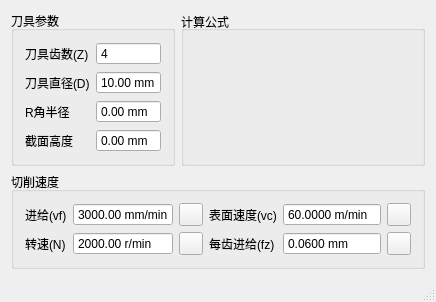
<?xml version="1.0" encoding="UTF-8"?>
<ui version="4.0">
 <class>MainWindowClass</class>
 <widget class="QMainWindow" name="MainWindowClass">
  <property name="geometry">
   <rect>
    <x>0</x>
    <y>0</y>
    <width>422</width>
    <height>258</height>
   </rect>
  </property>
  <property name="windowTitle">
   <string>切削速度计算器</string>
  </property>
  <widget class="QWidget" name="centralWidget">
   <layout class="QGridLayout" name="gridLayout_3">
    <item row="0" column="0">
     <widget class="QGroupBox" name="groupBox">
      <property name="sizePolicy">
       <sizepolicy hsizetype="Fixed" vsizetype="Preferred">
        <horstretch>0</horstretch>
        <verstretch>0</verstretch>
       </sizepolicy>
      </property>
      <property name="title">
       <string>刀具参数</string>
      </property>
      <layout class="QGridLayout" name="gridLayout">
       <item row="1" column="0">
        <widget class="QLabel" name="label_2">
         <property name="text">
          <string>刀具直径(D)</string>
         </property>
        </widget>
       </item>
       <item row="1" column="1">
        <widget class="QDoubleSpinBox" name="diameter">
         <property name="sizePolicy">
          <sizepolicy hsizetype="Expanding" vsizetype="Fixed">
           <horstretch>0</horstretch>
           <verstretch>0</verstretch>
          </sizepolicy>
         </property>
         <property name="buttonSymbols">
          <enum>QAbstractSpinBox::NoButtons</enum>
         </property>
         <property name="suffix">
          <string> mm</string>
         </property>
         <property name="value">
          <double>10.000000000000000</double>
         </property>
        </widget>
       </item>
       <item row="2" column="1">
        <widget class="QDoubleSpinBox" name="radius">
         <property name="sizePolicy">
          <sizepolicy hsizetype="Expanding" vsizetype="Fixed">
           <horstretch>0</horstretch>
           <verstretch>0</verstretch>
          </sizepolicy>
         </property>
         <property name="toolTip">
          <string>环形刀(牛鼻刀)底部R角半径</string>
         </property>
         <property name="frame">
          <bool>true</bool>
         </property>
         <property name="buttonSymbols">
          <enum>QAbstractSpinBox::NoButtons</enum>
         </property>
         <property name="suffix">
          <string> mm</string>
         </property>
        </widget>
       </item>
       <item row="0" column="0">
        <widget class="QLabel" name="label">
         <property name="text">
          <string>刀具齿数(Z)</string>
         </property>
        </widget>
       </item>
       <item row="0" column="1">
        <widget class="QSpinBox" name="toothNum">
         <property name="toolTip">
          <string/>
         </property>
         <property name="buttonSymbols">
          <enum>QAbstractSpinBox::NoButtons</enum>
         </property>
         <property name="minimum">
          <number>1</number>
         </property>
         <property name="maximum">
          <number>7</number>
         </property>
         <property name="value">
          <number>4</number>
         </property>
        </widget>
       </item>
       <item row="2" column="0">
        <widget class="QLabel" name="label_7">
         <property name="text">
          <string>R角半径</string>
         </property>
        </widget>
       </item>
       <item row="3" column="0">
        <widget class="QLabel" name="label_8">
         <property name="text">
          <string>截面高度</string>
         </property>
        </widget>
       </item>
       <item row="3" column="1">
        <widget class="QDoubleSpinBox" name="height">
         <property name="sizePolicy">
          <sizepolicy hsizetype="Expanding" vsizetype="Fixed">
           <horstretch>0</horstretch>
           <verstretch>0</verstretch>
          </sizepolicy>
         </property>
         <property name="toolTip">
          <string>要求解切削速度的横截面距离底部的高度</string>
         </property>
         <property name="buttonSymbols">
          <enum>QAbstractSpinBox::NoButtons</enum>
         </property>
         <property name="suffix">
          <string> mm</string>
         </property>
        </widget>
       </item>
      </layout>
     </widget>
    </item>
    <item row="0" column="1">
     <widget class="QGroupBox" name="groupBox_3">
      <property name="title">
       <string>计算公式</string>
      </property>
      <property name="alignment">
       <set>Qt::AlignLeading|Qt::AlignLeft|Qt::AlignVCenter</set>
      </property>
      <layout class="QVBoxLayout" name="verticalLayout">
       <property name="spacing">
        <number>0</number>
       </property>
       <property name="leftMargin">
        <number>9</number>
       </property>
       <property name="topMargin">
        <number>3</number>
       </property>
       <property name="rightMargin">
        <number>9</number>
       </property>
       <property name="bottomMargin">
        <number>3</number>
       </property>
       <item>
        <widget class="QLabel" name="labelFomula">
         <property name="sizePolicy">
          <sizepolicy hsizetype="Minimum" vsizetype="Minimum">
           <horstretch>0</horstretch>
           <verstretch>0</verstretch>
          </sizepolicy>
         </property>
         <property name="minimumSize">
          <size>
           <width>220</width>
           <height>58</height>
          </size>
         </property>
         <property name="text">
          <string/>
         </property>
         <property name="alignment">
          <set>Qt::AlignCenter</set>
         </property>
        </widget>
       </item>
      </layout>
     </widget>
    </item>
    <item row="1" column="0" colspan="2">
     <widget class="QGroupBox" name="groupBox_2">
      <property name="sizePolicy">
       <sizepolicy hsizetype="Preferred" vsizetype="Maximum">
        <horstretch>0</horstretch>
        <verstretch>0</verstretch>
       </sizepolicy>
      </property>
      <property name="title">
       <string>切削速度</string>
      </property>
      <layout class="QGridLayout" name="gridLayout_2">
       <item row="0" column="0">
        <widget class="QLabel" name="label_3">
         <property name="text">
          <string>进给(vf)</string>
         </property>
        </widget>
       </item>
       <item row="0" column="1">
        <widget class="QDoubleSpinBox" name="feed">
         <property name="sizePolicy">
          <sizepolicy hsizetype="Expanding" vsizetype="Fixed">
           <horstretch>0</horstretch>
           <verstretch>0</verstretch>
          </sizepolicy>
         </property>
         <property name="buttonSymbols">
          <enum>QAbstractSpinBox::NoButtons</enum>
         </property>
         <property name="prefix">
          <string/>
         </property>
         <property name="suffix">
          <string> mm/min</string>
         </property>
         <property name="minimum">
          <double>1.000000000000000</double>
         </property>
         <property name="maximum">
          <double>99999.000000000000000</double>
         </property>
         <property name="value">
          <double>3000.000000000000000</double>
         </property>
        </widget>
       </item>
       <item row="0" column="2">
        <widget class="QToolButton" name="btnFeed">
         <property name="text">
          <string/>
         </property>
         <property name="icon">
          <iconset resource="MainWindow.qrc">
           <normaloff>:/MainWindow/update.png</normaloff>:/MainWindow/update.png</iconset>
         </property>
        </widget>
       </item>
       <item row="0" column="3">
        <widget class="QLabel" name="label_5">
         <property name="text">
          <string>表面速度(vc)</string>
         </property>
        </widget>
       </item>
       <item row="0" column="4">
        <widget class="QDoubleSpinBox" name="vc">
         <property name="sizePolicy">
          <sizepolicy hsizetype="Minimum" vsizetype="Fixed">
           <horstretch>0</horstretch>
           <verstretch>0</verstretch>
          </sizepolicy>
         </property>
         <property name="minimumSize">
          <size>
           <width>55</width>
           <height>0</height>
          </size>
         </property>
         <property name="buttonSymbols">
          <enum>QAbstractSpinBox::NoButtons</enum>
         </property>
         <property name="suffix">
          <string> m/min</string>
         </property>
         <property name="decimals">
          <number>4</number>
         </property>
         <property name="maximum">
          <double>9999.989999999999782</double>
         </property>
         <property name="value">
          <double>60.000000000000000</double>
         </property>
        </widget>
       </item>
       <item row="0" column="5">
        <widget class="QToolButton" name="btnVc">
         <property name="text">
          <string/>
         </property>
         <property name="icon">
          <iconset resource="MainWindow.qrc">
           <normaloff>:/MainWindow/update.png</normaloff>:/MainWindow/update.png</iconset>
         </property>
        </widget>
       </item>
       <item row="1" column="0">
        <widget class="QLabel" name="label_4">
         <property name="text">
          <string>转速(N)</string>
         </property>
        </widget>
       </item>
       <item row="1" column="1">
        <widget class="QDoubleSpinBox" name="rev">
         <property name="buttonSymbols">
          <enum>QAbstractSpinBox::NoButtons</enum>
         </property>
         <property name="suffix">
          <string> r/min</string>
         </property>
         <property name="minimum">
          <double>1.000000000000000</double>
         </property>
         <property name="maximum">
          <double>9999.000000000000000</double>
         </property>
         <property name="value">
          <double>2000.000000000000000</double>
         </property>
        </widget>
       </item>
       <item row="1" column="2">
        <widget class="QToolButton" name="btnRev">
         <property name="text">
          <string/>
         </property>
         <property name="icon">
          <iconset resource="MainWindow.qrc">
           <normaloff>:/MainWindow/update.png</normaloff>:/MainWindow/update.png</iconset>
         </property>
        </widget>
       </item>
       <item row="1" column="3">
        <widget class="QLabel" name="label_6">
         <property name="text">
          <string>每齿进给(fz)</string>
         </property>
        </widget>
       </item>
       <item row="1" column="4">
        <widget class="QDoubleSpinBox" name="fz">
         <property name="minimumSize">
          <size>
           <width>55</width>
           <height>0</height>
          </size>
         </property>
         <property name="frame">
          <bool>true</bool>
         </property>
         <property name="buttonSymbols">
          <enum>QAbstractSpinBox::NoButtons</enum>
         </property>
         <property name="suffix">
          <string> mm</string>
         </property>
         <property name="decimals">
          <number>4</number>
         </property>
         <property name="maximum">
          <double>9999.989999999999782</double>
         </property>
         <property name="stepType">
          <enum>QAbstractSpinBox::AdaptiveDecimalStepType</enum>
         </property>
         <property name="value">
          <double>0.060000000000000</double>
         </property>
        </widget>
       </item>
       <item row="1" column="5">
        <widget class="QToolButton" name="btnFz">
         <property name="text">
          <string/>
         </property>
         <property name="icon">
          <iconset resource="MainWindow.qrc">
           <normaloff>:/MainWindow/update.png</normaloff>:/MainWindow/update.png</iconset>
         </property>
        </widget>
       </item>
      </layout>
     </widget>
    </item>
   </layout>
  </widget>
  <widget class="QStatusBar" name="statusBar"/>
 </widget>
 <layoutdefault spacing="6" margin="11"/>
 <resources>
  <include location="MainWindow.qrc"/>
 </resources>
 <connections/>
</ui>
